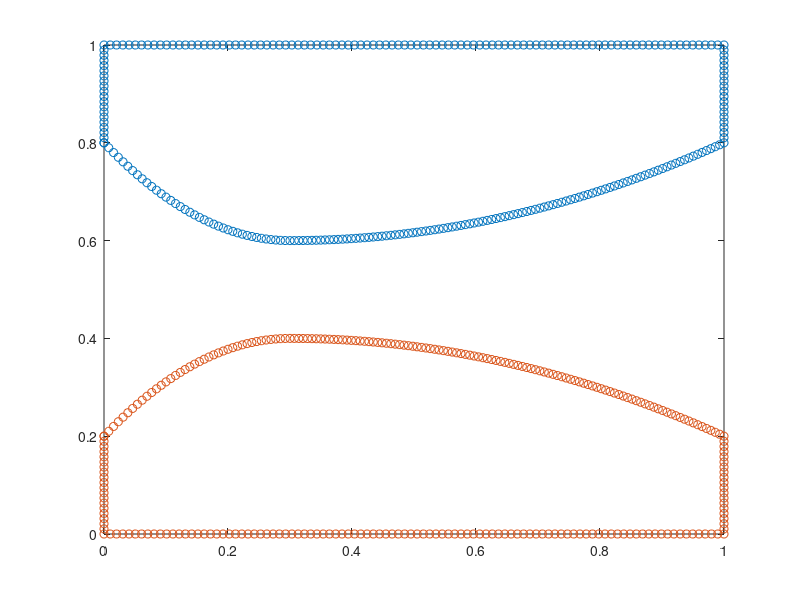

Write MATLAB code to recreate this figure.
clc;
clear all;
close all;
format short g;
% ----------------------------------------------------------------------- %
multiplier = 2;
N1 = 10 * multiplier;
N2 = 50 * multiplier;
N3 = 10 * multiplier;
N4 = 50 * multiplier;
N5 = 20 * multiplier;
% Calculate point cloud
yi = 0.3;
xi = 0.0;
yo = 0.3;
xo = 1.0-xi;
xt = 0.3;
yt = 0.1 + 0.0000075;

A1 = [xt^2,xt,1;2*xt,1,0;xi^2,xi,1];
coef = A1 \ [yt;0;yi];
a1 = coef(1);
b1 = coef(2);
c1 = coef(3);

A2 = [xt^2,xt,1;2*xt,1,0;xo^2,xo,1];
coef = A2 \ [yt;0;yo];
a2 = coef(1);
b2 = coef(2);
c2 = coef(3);

f1 = @(x) a1 * x.^2 + b1 * x + c1 + 0.5;
f2 = @(x) a2 * x.^2 + b2 * x + c2 + 0.5;
f3 = @(x) -a1 * x.^2 - b1 * x - c1 + 0.5;
f4 = @(x) -a2 * x.^2 - b2 * x - c2 + 0.5;

x1 = linspace(0,xt,10)'; x3 = x1;
x2 = linspace(xt,1.0,10)'; x4 = x2;

pointCloud1 = [xi*ones(N1,1) linspace(yi+0.5,1,N1)';...
                   linspace(xi,xo,N2)' ones(N2,1);...
                   xo*ones(N3,1) linspace(1,yo+0.5,N3)';
                   linspace(xo,xt,N4)' f2(linspace(xo,xt,N4)');...
                   linspace(xt,xi,N5)' f1(linspace(xt,xi,N5)')];
pointCloud2 = [xi*ones(N1,1) linspace(0.5-yi,0,N1)';...
                   linspace(xi,xo,N2)' 0*ones(N2,1);...
                   xo*ones(N3,1) linspace(0,0.5-yo,N3)';
                   linspace(xo,xt,N4)' f4(linspace(xo,xt,N4)');...
                   linspace(xt,xi,N5)' f3(linspace(xt,xi,N5)')];

% dlmwrite('topBack.txt',[linspace(xo,xt,N4)' 0.5-f2(linspace(xo,xt,N4)')]);
% dlmwrite('topFront.txt',[linspace(xt,xi,N5)' 0.5-f1(linspace(xt,xi,N5)')]);
% dlmwrite('bottomBack.txt',[linspace(xo,xt,N4)' 0.5-f4(linspace(xo,xt,N4)')]);
% dlmwrite('bottomFront.txt',[linspace(xt,xi,N5)' 0.5-f3(linspace(xt,xi,N5)')]);

findSame = pointCloud1(1:end-1,:) == pointCloud1(2:end,:);
findSame = findSame(:,1) & findSame(:,2);
findSame = [N1,N1+N2,N1+N2+N3,N1+N2+N3+N4];
pointCloud1(findSame,:) = [];

% findSame = pointCloud2(1:end-1,:) == pointCloud2(2:end,:);
% findSame = findSame(:,1) & findSame(:,2);
pointCloud2(findSame,:) = [];

pointCloud = [pointCloud1;pointCloud2];

% Calculate point cloud perturbation
dyt = 0.02;
yt = 0.1 + dyt;


A1 = [xt^2,xt,1;2*xt,1,0;xi^2,xi,1];
coef = A1 \ [yt;0;yi];
a1 = coef(1);
b1 = coef(2);
c1 = coef(3);

A2 = [xt^2,xt,1;2*xt,1,0;xo^2,xo,1];
coef = A2 \ [yt;0;yo];
a2 = coef(1);
b2 = coef(2);
c2 = coef(3);

f1 = @(x) a1 * x.^2 + b1 * x + c1 + 0.5;
f2 = @(x) a2 * x.^2 + b2 * x + c2 + 0.5;
f3 = @(x) -a1 * x.^2 - b1 * x - c1 + 0.5;
f4 = @(x) -a2 * x.^2 - b2 * x - c2 + 0.5;

x1 = linspace(0,xt,10)'; x3 = x1;
x2 = linspace(xt,1.0,10)'; x4 = x2;

pointCloudPerturb1 = [xi*ones(N1,1) linspace(yi+0.5,1,N1)';...
                   linspace(xi,xo,N2)' ones(N2,1);...
                   xo*ones(N3,1) linspace(1,yo+0.5,N3)';
                   linspace(xo,xt,N4)' f2(linspace(xo,xt,N4)');...
                   linspace(xt,xi,N5)' f1(linspace(xt,xi,N5)')];
pointCloudPerturb2 = [xi*ones(N1,1) linspace(0.5-yi,0,N1)';...
                   linspace(xi,xo,N2)' 0*ones(N2,1);...
                   xo*ones(N3,1) linspace(0,0.5-yo,N3)';
                   linspace(xo,xt,N4)' f4(linspace(xo,xt,N4)');...
                   linspace(xt,xi,N5)' f3(linspace(xt,xi,N5)')];


% findSame = pointCloudPerturb1(1:end-1,:) == pointCloudPerturb1(2:end,:);
% findSame = findSame(:,1) & findSame(:,2);
pointCloudPerturb1(findSame,:) = [];

% findSame = pointCloudPerturb2(1:end-1,:) == pointCloudPerturb2(2:end,:);
% findSame = findSame(:,1) & findSame(:,2);
pointCloudPerturb2(findSame,:) = [];


figure,
plot(pointCloud1(:,1),pointCloud1(:,2),'o',...
     pointCloud2(:,1),pointCloud2(:,2),'o')
axis([0 1 0 1])

pointCloudPerturb = [pointCloudPerturb1;pointCloudPerturb2];
pointCloudSensitivity = (pointCloudPerturb - pointCloud) / dyt;

dlmwrite('point_cloud.txt',pointCloud);
dlmwrite('point_cloud_sensitivity.txt',pointCloudSensitivity);

